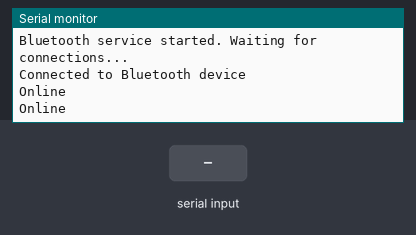
This sketch was run on a simulated ESP32. Parts: the last lines printed to the serial monitor. The inputs (shaded band) are chosen by the test bench. Nothing arrives over Bluetooth unless stated.

Above: at 1.2 s.
1.3 s: "1\n" received over Serial
At 1.9 s:
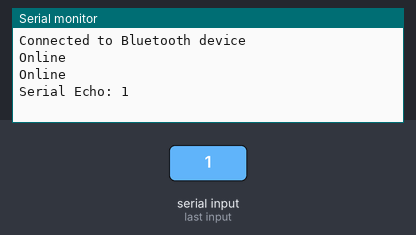
2.8 s: "0\n" received over Serial
At 2.98 s:
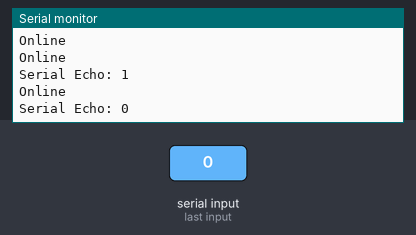

The sketch:

esp32serial.ino
```cpp
#include "BluetoothSerial.h"
#include <Arduino.h>

BluetoothSerial SerialBT;
bool connected = false;
unsigned long lastReconnectAttempt = 0;
const unsigned long reconnectInterval = 5000; // Slightly more than 5 seconds to avoid overlap

TaskHandle_t Task1;  // Bluetooth handling task
TaskHandle_t Task2;  // Serial handling task
TaskHandle_t Task3;  // Online print task

void setup() {
  Serial.begin(115200);
  SerialBT.begin("ESP32_BT"); // Bluetooth device name
  Serial.println("Bluetooth service started. Waiting for connections...");

  // Create a task that will handle Bluetooth communication
  xTaskCreatePinnedToCore(
    handleBluetoothTask,   // Task function
    "BluetoothTask",       // name of task
    8192,                  // Stack size of task
    NULL,                  // parameter of the task
    1,                     // priority of the task
    &Task1,                // Task handle
    1);                    // pin task to core 1  Because Bluetooth is on core 1

  // Create a task that will handle Serial communication
  xTaskCreatePinnedToCore(
    handleSerialTask,      // Task function
    "SerialTask",          // name of task
    8192,                  // Stack size of task
    NULL,                  // parameter of the task
    1,                     // priority of the task
    &Task2,                // Task handle
    0);                    // pin task to core 0

  delay(45);

  // Create a task that will print "Online" every 1000ms
  xTaskCreatePinnedToCore(
    printOnlineTask,       // Task function
    "OnlineTask",          // name of task
    8192,                  // Stack size of task
    NULL,                  // parameter of the task
    1,                     // priority of the task
    &Task3,                // Task handle
    0);                    // pin task to core 0
}

void loop() {
  vTaskDelete(NULL); // Delete loop task
}

void handleBluetoothTask(void * pvParameters) {
  while (true) {
    // Check Bluetooth connection status
    if (SerialBT.hasClient()) {
      if (!connected) {
        Serial.println("Connected to Bluetooth device");
        connected = true;
      }
      if (SerialBT.available() > 0) {
        String received = SerialBT.readStringUntil('\n');
        received.trim();
        SerialBT.println("BT Echo: " + received);
      }
    } else {
      if (connected) {
        Serial.println("Disconnected from Bluetooth device");
        connected = false;
      }
      attemptReconnect();
    }
    vTaskDelay(pdMS_TO_TICKS(4)); // Adjust delay as needed
  }
}

void attemptReconnect() {
  unsigned long currentMillis = millis();
  if (currentMillis - lastReconnectAttempt >= reconnectInterval) {
    lastReconnectAttempt = currentMillis;
    if (!SerialBT.hasClient()) {
      Serial.println(".");
      SerialBT.end();
      vTaskDelay(pdMS_TO_TICKS(1000));
      SerialBT.begin("ESP32_BT");
    }
  }
}

void handleSerialTask(void * pvParameters) {
  while (true) {
    if (Serial.available() > 0) {
      String received = Serial.readStringUntil('\n');
      received.trim();
      Serial.println("Serial Echo: " + received);
    }
    vTaskDelay(pdMS_TO_TICKS(4));
  }
}

void printOnlineTask(void * pvParameters) {
  while (true) {
    Serial.println("Online");
    vTaskDelay(pdMS_TO_TICKS(1000));
  }
}
```

Measured:
- after the input at 1.3 s, the serial monitor: prints a new line at once (image 1)
- after the input at 2.8 s, the serial monitor: prints a new line at once (image 2)
